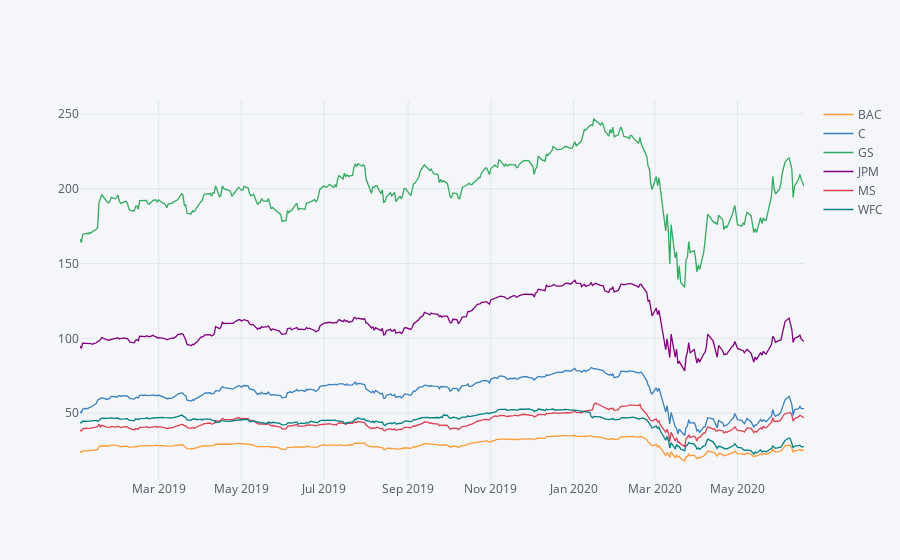

Notebook source saved alongside this figure:
### Markdown cell above
### Line Chart of Stock Market Crisis

### Code cell
d_2019_2020 = bank_stocks.xs(key='Close', axis=1, level='Stock Info').loc['2020-06-19':'2019-01-01' ]
d_2019_2020.iplot()

### Figure 1 — Plotly figure (JSON) as saved in the notebook; plotly's stock layout.template omitted (floating-point values rounded to 4 significant figures; data arrays with more than 128 entries replaced by an {"elided": "..."} marker saying what was removed)
{"data": [{"line": {"color": "rgba(255, 153, 51, 1.0)", "dash": "solid", "shape": "linear", "width": 1.3}, "mode": "lines", "name": "BAC", "text": "", "type": "scatter", "x": {"elided": "370 str values"}, "y": {"elided": "370 float values"}}, {"line": {"color": "rgba(55, 128, 191, 1.0)", "dash": "solid", "shape": "linear", "width": 1.3}, "mode": "lines", "name": "C", "text": "", "type": "scatter", "x": {"elided": "370 str values"}, "y": {"elided": "370 float values"}}, {"line": {"color": "rgba(50, 171, 96, 1.0)", "dash": "solid", "shape": "linear", "width": 1.3}, "mode": "lines", "name": "GS", "text": "", "type": "scatter", "x": {"elided": "370 str values"}, "y": {"elided": "370 float values"}}, {"line": {"color": "rgba(128, 0, 128, 1.0)", "dash": "solid", "shape": "linear", "width": 1.3}, "mode": "lines", "name": "JPM", "text": "", "type": "scatter", "x": {"elided": "370 str values"}, "y": {"elided": "370 float values"}}, {"line": {"color": "rgba(219, 64, 82, 1.0)", "dash": "solid", "shape": "linear", "width": 1.3}, "mode": "lines", "name": "MS", "text": "", "type": "scatter", "x": {"elided": "370 str values"}, "y": {"elided": "370 float values"}}, {"line": {"color": "rgba(0, 128, 128, 1.0)", "dash": "solid", "shape": "linear", "width": 1.3}, "mode": "lines", "name": "WFC", "text": "", "type": "scatter", "x": {"elided": "370 str values"}, "y": {"elided": "370 float values"}}], "layout": {"legend": {"bgcolor": "#F5F6F9", "font": {"color": "#4D5663"}}, "paper_bgcolor": "#F5F6F9", "plot_bgcolor": "#F5F6F9", "title": {"font": {"color": "#4D5663"}}, "xaxis": {"gridcolor": "#E1E5ED", "showgrid": true, "tickfont": {"color": "#4D5663"}, "title": {"font": {"color": "#4D5663"}, "text": ""}, "zerolinecolor": "#E1E5ED"}, "yaxis": {"gridcolor": "#E1E5ED", "showgrid": true, "tickfont": {"color": "#4D5663"}, "title": {"font": {"color": "#4D5663"}, "text": ""}, "zerolinecolor": "#E1E5ED"}}}
